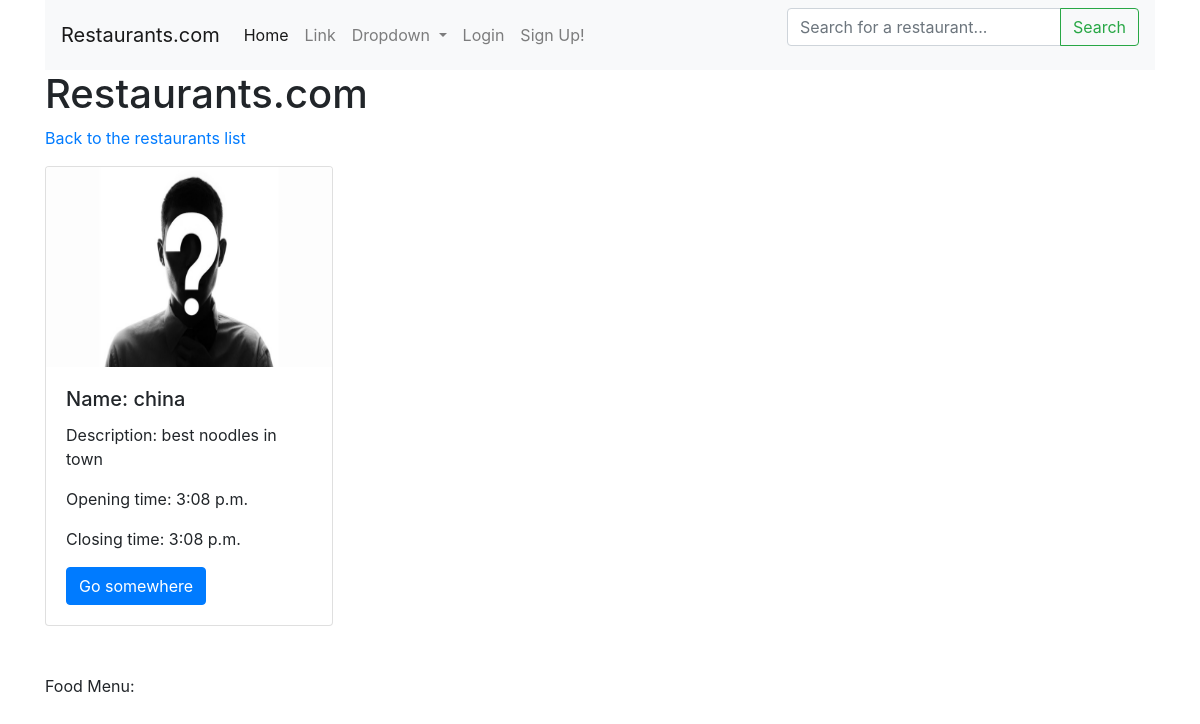
Before: /restaurant_detail/17/ with the older database file.
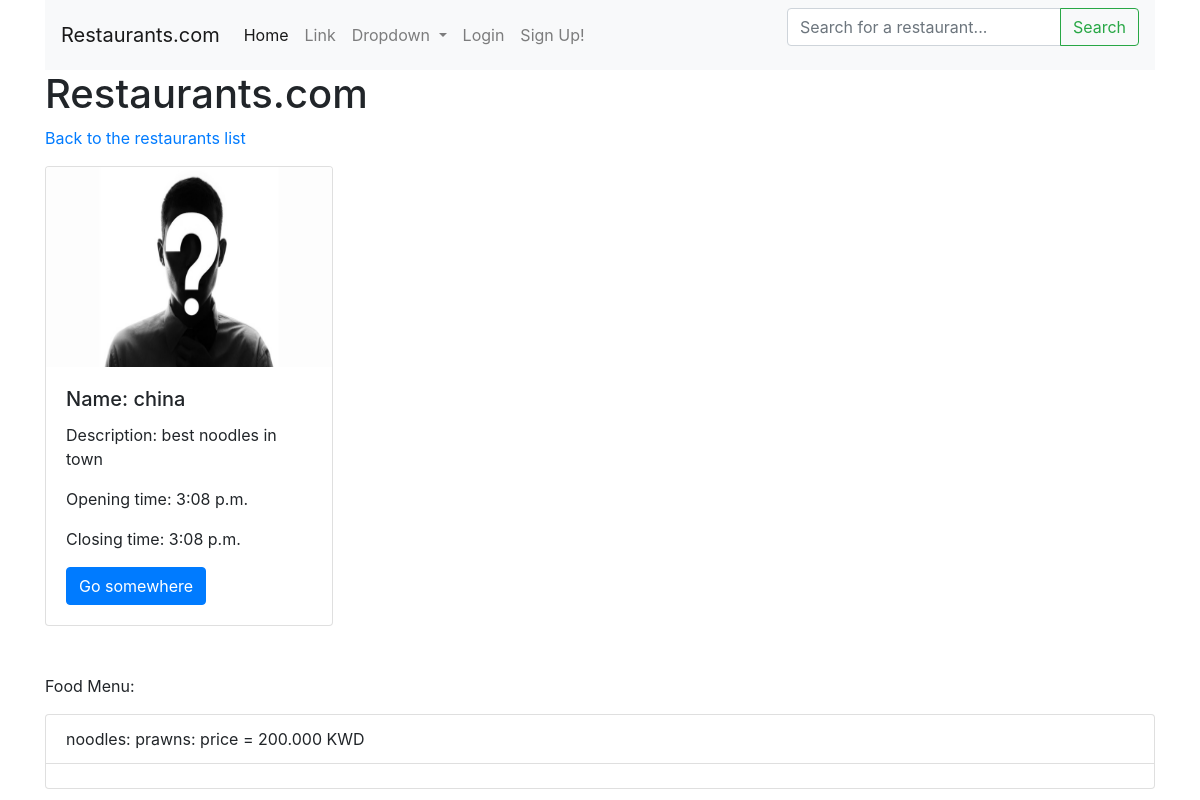
After: the same page with the newer database file.
### restaurants/models.py (models this page shows, shortened)
class Item(models.Model):
	name = models.CharField(max_length=225)
	description = models.TextField()
	price = models.DecimalField(max_digits=6, decimal_places=3)
	restaurant = models.ForeignKey(Restaurant, on_delete=models.CASCADE)

### restaurants/views.py (the view)
# urls.py: path('restaurant_detail/<int:restaurant_id>/', views.detail, name="restaurant_detail"),
def detail(request, restaurant_id):
	restaurant_obj = Restaurant.objects.get(id=restaurant_id)
	items = Item.objects.filter(restaurant=restaurant_obj)
	context = {
	"restaurant_detail": restaurant_obj,
	"items": items
	}
	return render(request, 'restaurant_detail.html', context)

### restaurants/templates/restaurant_detail.html (shortened to what this page needs)
{% extends "base.html" %}
{% block stuff %}
	<a href="{% url 'restaurants_list' %}">
	<p>
		Back to the restaurants list
	</p>
	</a>
	<div class="card" style="width: 18rem;">
			{% if restaurant_detail.image %}
				<img height="200px" width="200px" class="card-img-top" src="{{restaurant_detail.image.url}}" alt="Card image cap">
			{% endif %}
  	<div class="card-body">
    <h5 class="card-title">Name: {{restaurant_detail.name}}</h5>
    <p class="card-text">Description: {{restaurant_detail.description}}</p>
    <p class="card-text">Opening time: {{restaurant_detail.opening_time}}</p>
    <p class="card-text">Closing time: {{restaurant_detail.closing_time}}</p>
    <a href="#" class="btn btn-primary">Go somewhere</a>
  	</div>
	</div>
	<br>
	<br>
	<p> Food Menu:</p>
<ul class="list-group">
	{% for item in items %}
  <li class="list-group-item">{{item.name}}: {{item.description}}: price = {{item.price}} KWD</li>
  <li class="list-group-item"></li>
  {% endfor %}
</ul>
{% endblock stuff %}

Changed rows visible on the page:
added Item: name "noodles", description "prawns", price "200.000"
